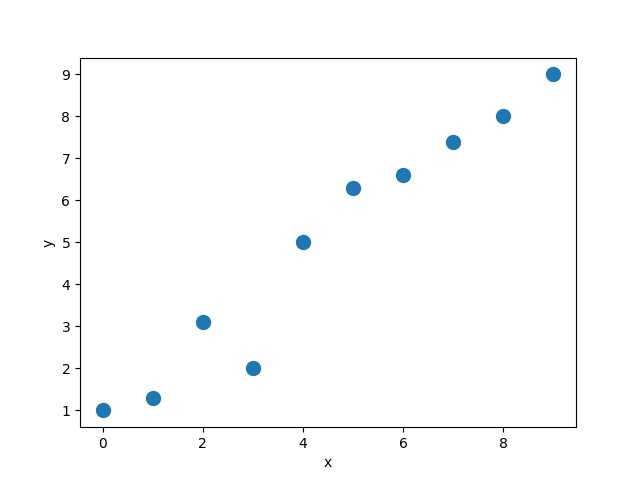

Write Python code to recreate this figure.
import numpy as np
import matplotlib.pyplot as plt

X_train = np.arange(10).reshape((10, 1))

y_train = np.array([1.0, 1.3, 3.1, 2.0, 5.0, 6.3, 6.6, 7.4, 8.0, 9.0])

plt.plot(X_train, y_train, 'o', markersize=10)

plt.xlabel('x')
plt.ylabel('y')

plt.savefig("toy_dataset.jpg")

plt.show()